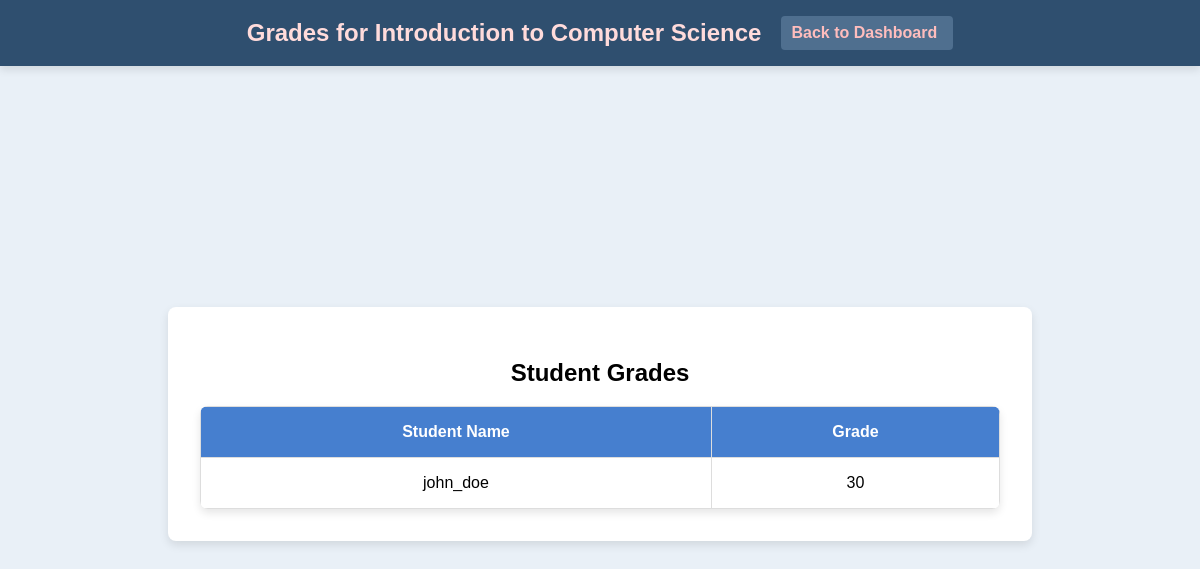
The app's page /teacher/course/1/grades (signed in), older data.
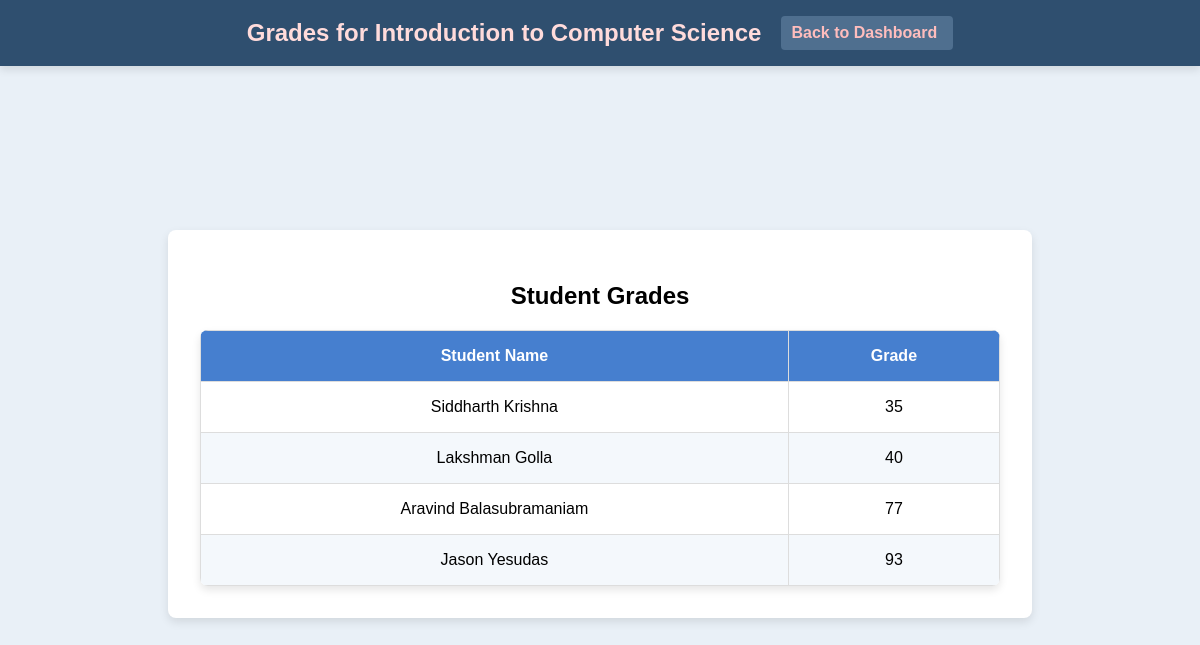
The same page, newer data.
### app.py (models this page shows, shortened)
class Enrollment(db.Model):
    id = db.Column(db.Integer, primary_key=True)
    course_id = db.Column(db.Integer, db.ForeignKey('course.id'))
    user_id = db.Column(db.Integer, db.ForeignKey('user.id'))
    grade = db.Column(db.String(5))
    user = db.relationship('User', backref='enrollments')
    course = db.relationship('Course', backref='enrollments', lazy=True)

class User(UserMixin, db.Model):
    id = db.Column(db.Integer, primary_key=True)
    username = db.Column(db.String(150))
    password = db.Column(db.String(150))
    role = db.Column(db.String(50))

### app.py (the view)
@app.route('/teacher/course/<int:course_id>/grades')
@login_required
def view_grades(course_id):
    if current_user.role != 'teacher':
        flash("Access denied: Only teachers can view grades.", "danger")
        return redirect(url_for('login'))
    course = Course.query.filter_by(id=course_id, teacher_id=current_user.id).first()
    if not course:
        flash("You do not have permission to view grades for this course.", "danger")
        return redirect(url_for('teacher_dashboard'))
    enrollments = Enrollment.query.filter_by(course_id=course.id).all()
    students_with_grades = [
        {
            "student": User.query.get(enrollment.user_id),
            "grade": enrollment.grade
        }
        for enrollment in enrollments
    ]
    return render_template('grades.html', course=course, students_with_grades=students_with_grades)

### app.py (called while the page is built)
@login_manager.user_loader
def load_user(user_id):
    return User.query.get(int(user_id))

### templates/grades.html (shortened to what this page needs)
<!DOCTYPE html>
<html lang="en">
<head>
    <link rel="stylesheet" href="{{ url_for('static', filename='styles.css') }}">
</head>
<body>
    <div class="header">
        <h1>Grades for {{ course.course_name }}</h1>
        <a href="{{ url_for('teacher_dashboard') }}" class="back-to-dashboard sign-out">Back to Dashboard</a>
    </div>
    <div class="container">
        <h2>Student Grades</h2>
        <table>
            <thead>
                <tr>
                    <th>Student Name</th>
                    <th>Grade</th>
                </tr>
            </thead>
            <tbody>
                {% for entry in students_with_grades %}
                <tr>
                    <td>{{ entry.student.username }}</td>
                    <td>{{ entry.grade if entry.grade is not none else "Not Graded" }}</td>
                </tr>
                {% endfor %}
            </tbody>
        </table>
    </div>
</body>
</html>

Row changes from the older to the newer data that the page shows:
removed Enrollment: student.username "john_doe", grade "30"
added Enrollment: student.username "Siddharth Krishna", grade "35"
added Enrollment: student.username "Lakshman Golla", grade "40"
added Enrollment: student.username "Aravind Balasubramaniam", grade "77"
added Enrollment: student.username "Jason Yesudas", grade "93"
